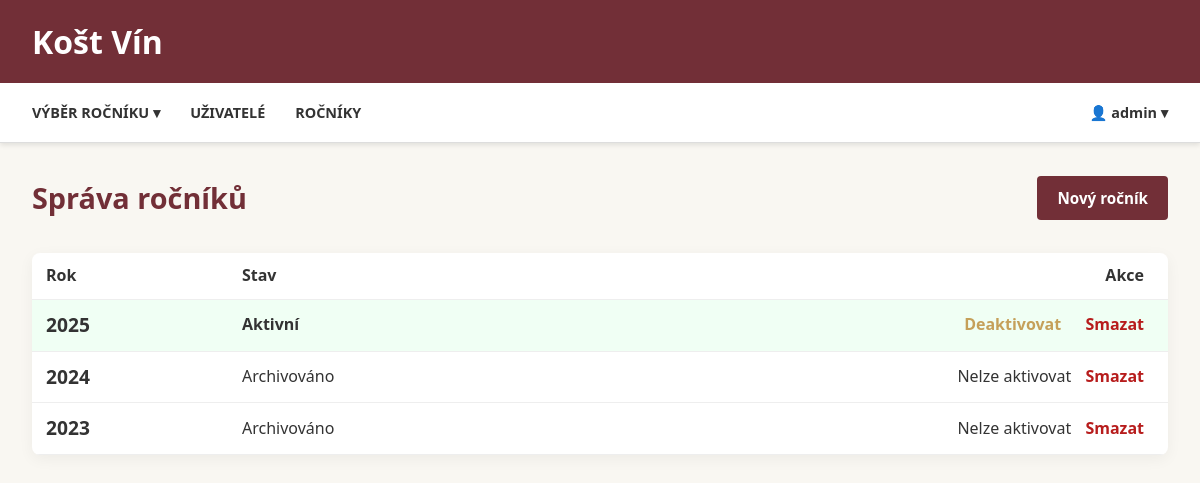
Screenshot of /rocniky/sprava (signed in) with the database file from the repository.
### app/models/db.py (models this page shows)
class Rocnik(Base):
    __tablename__ = "ROCNIK"
    id = Column(Integer, primary_key=True, index=True)
    rok = Column(Integer, nullable=False)
    is_active = Column(Boolean, default=False)
    vina = relationship("Vino", back_populates="rocnik", cascade="all, delete-orphan")

### app/api/routers/rocniky.py (the view)
@router.get("/sprava")
def sprava_rocniku(
    request: Request,
    ctx: dict = Depends(get_template_context),
    db: Session = Depends(get_db),
    admin_check: dict = Depends(require_admin)
):
    rocniky = get_vsechny_rocniky(db)
    return ctx["request"].app.state.templates.TemplateResponse(
        "sprava_rocniku.html",
        {
            **ctx,
            "rocniky": rocniky
        }
    )

### app/templates/sprava_rocniku.html (shortened to what this page needs)
{% extends "base.html" %}
{% block content %}
<div class="container-lg">
    <div class="page-header-row">
        <h2 class="page-title">Správa ročníků</h2>
        <form method="post" action="/rocniky/pridat">
            <button type="submit" class="btn">Nový ročník</button>
        </form>
    </div>
    <div class="card" style="padding: 0;">
        <table class="data-table" style="width: 100%;">
            <thead>
                <tr>
                    <th>Rok</th>
                    <th>Stav</th>
                    <th style="text-align: right;">Akce</th>
                </tr>
            </thead>
            <tbody>
                {% for r in rocniky %}
                <tr class="{% if r.is_active %}row-active{% endif %}" style="border-bottom: 1px solid #eee;">
                    <td style="font-size: 1.2rem; font-weight: bold;">
                        {{ r.rok }}
                    </td>
                    <td>
                        {% if r.is_active %}
                            <span style="font-weight: bold;">
                                Aktivní
                            </span>
                        {% else %}
                            <span>
                                {% if loop.first %}
                                    Připraven (Neaktivní)
                                {% else %}
                                    Archivováno
                                {% endif %}
                            </span>
                        {% endif %}
                    </td>
                    <td style="text-align: right;">
                        {% if r.is_active %}
                            <a href="/rocniky/deaktivovat/{{ r.id }}" class="btn-link"
                                onclick="return confirm('Opravdu chcete deaktivovat aktuální ročník?');">
                                Deaktivovat
                            </a>
                        {% elif loop.first %}
                            <a href="/rocniky/aktivovat/{{ r.id }}" class="btn-link">Aktivovat</a>
                        {% else %}
                            <span>Nelze aktivovat</span>
                        {% endif %}
                        <a href="/rocniky/smazat/{{ r.id }}" class="btn-danger"
                            onclick="return confirm('POZOR: Smazáním ročníku {{ r.rok }} se trvale vymažou i VŠECHNA VÍNA a HODNOCENÍ! Opravdu pokračovat?');">
                            Smazat
                        </a>
                    </td>
                </tr>
                {% endfor %}
            </tbody>
        </table>
    </div>
</div>
{% endblock %}

### app/static/style.css (style rules this page uses)
:root { --primary: #722F37; --secondary: #C5A059; --bg-light: #f9f7f2; --text-dark: #333; --white: #ffffff; --shadow: 0 4px 6px rgba(0,0,0,0.1); }
* { box-sizing: border-box; margin: 0; padding: 0; }
body { font-family: 'Segoe UI', Tahoma, Geneva, Verdana, sans-serif; background-color: var(--bg-light); color: var(--text-dark); line-height: 1.6; }
.btn { display: inline-block; background-color: var(--primary); color: var(--white); padding: 10px 20px; border-radius: 4px; text-decoration: none; border: none; cursor: pointer; font-weight: bold; font-size: 0.95rem; text-align: center; transition: background 0.2s; font-family: inherit; line-height: inherit; }
.btn-danger { color: #b71c1c; font-weight: bold; text-decoration: none; padding: 5px 10px; border-radius: 4px; }
.btn-link { color: var(--secondary); font-weight: bold; text-decoration: none; margin-right: 10px; cursor: pointer; }
.data-table { width: 100%; border-collapse: collapse; }
.data-table th, .data-table td { padding: 10px 14px; border-bottom: 1px solid #eee; text-align: left; }
.data-table th { white-space: nowrap; }
.data-table th:last-child { text-align: right; padding-right: 24px; }
.data-table td:last-child { text-align: right; }
.row-active { background-color: #f0fff4; }
.container-lg { max-width: 1400px; margin: 0 auto; padding: 2rem; }
.card { background: white; padding: 30px; border-radius: 8px; box-shadow: 0 4px 15px rgba(0,0,0,0.05); overflow: hidden; }
.page-header-row { display: flex; justify-content: space-between; align-items: center; margin-bottom: 2rem; }
.page-title { color: var(--primary); margin: 0; font-size: 1.8rem; font-weight: bold; }

### app/templates/sprava_rocniku.html (style rules this page uses)
.row-active { background-color: #f0fff4; }

### rows the page displays
Rocnik: rok "2025", is_active "Aktivní"
Rocnik: rok "2024", is_active "Archivováno"
Rocnik: rok "2023", is_active "Archivováno"

### other values shown
{{ user }} "admin"
